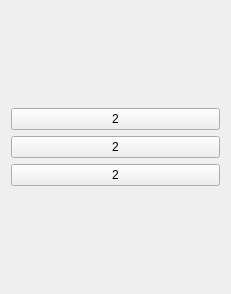
<?xml version="1.0" encoding="UTF-8"?>
<ui version="4.0">
 <class>Form</class>
 <widget class="QWidget" name="Form">
  <property name="geometry">
   <rect>
    <x>0</x>
    <y>0</y>
    <width>231</width>
    <height>294</height>
   </rect>
  </property>
  <property name="windowTitle">
   <string>Form</string>
  </property>
  <layout class="QGridLayout" name="gridLayout_2">
   <item row="0" column="0">
    <layout class="QGridLayout" name="gridLayout">
     <item row="0" column="0">
      <widget class="QPushButton" name="pushButton">
       <property name="text">
        <string>2</string>
       </property>
      </widget>
     </item>
     <item row="1" column="0">
      <widget class="QPushButton" name="pushButton_2">
       <property name="text">
        <string>2</string>
       </property>
      </widget>
     </item>
     <item row="2" column="0">
      <widget class="QPushButton" name="pushButton_3">
       <property name="text">
        <string>2</string>
       </property>
      </widget>
     </item>
    </layout>
   </item>
  </layout>
 </widget>
 <resources/>
 <connections/>
</ui>
